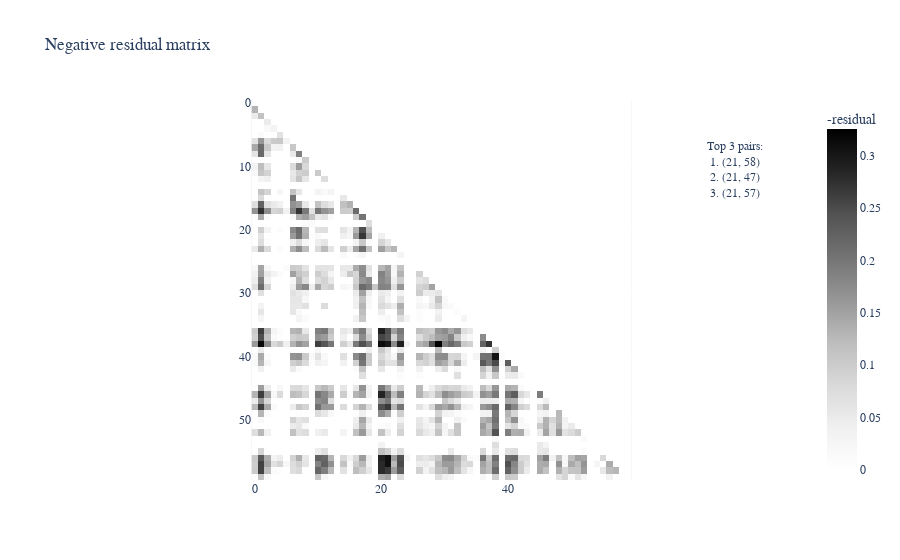

The code cell stored with this chart in its notebook:
### Code cell
# creating the figure and storing as html
fig = px.imshow(-resnode, color_continuous_scale='greys', zmin=0, aspect='equal', title='Negative residual matrix', labels={'color':'-residual'})
fig.update_layout(font_family='Arial')
fig.add_annotation(xref="x domain", yref='y domain', x=1.35, y=0.9, text="Top 3 pairs:<br>1. {}<br>2. {}<br>3. {}".format(max_res_nodes[0], max_res_nodes[1], max_res_nodes[2]), showarrow=False)
fig.update_xaxes(showspikes=True)
fig.update_yaxes(showspikes=True)
# fig.write_html("demo_residmat.html")

### Figure 1 — Plotly figure (JSON) as saved in the notebook; plotly's stock layout.template omitted (floating-point values rounded to 4 significant figures; data arrays with more than 128 entries replaced by an {"elided": "..."} marker saying what was removed)
{"data": [{"coloraxis": "coloraxis", "hovertemplate": "x: %{x}<br>y: %{y}<br>-residual: %{z}<extra></extra>", "name": "0", "type": "heatmap", "xaxis": "x", "yaxis": "y", "z": {"elided": "60x60 float values"}}], "layout": {"annotations": [{"showarrow": false, "text": "Top 3 pairs:<br>1. (21, 58)<br>2. (21, 47)<br>3. (21, 57)", "x": 1.35, "xref": "x domain", "y": 0.9, "yref": "y domain"}], "coloraxis": {"cmax": 0.3255, "cmin": 0, "colorbar": {"title": {"text": "-residual"}}, "colorscale": [[0, "rgb(255,255,255)"], [0.125, "rgb(240,240,240)"], [0.25, "rgb(217,217,217)"], [0.375, "rgb(189,189,189)"], [0.5, "rgb(150,150,150)"], [0.625, "rgb(115,115,115)"], [0.75, "rgb(82,82,82)"], [0.875, "rgb(37,37,37)"], [1, "rgb(0,0,0)"]]}, "font": {"family": "Arial"}, "title": {"text": "Negative residual matrix"}, "xaxis": {"anchor": "y", "constrain": "domain", "domain": [0, 1], "scaleanchor": "y", "showspikes": true}, "yaxis": {"anchor": "x", "autorange": "reversed", "constrain": "domain", "domain": [0, 1], "showspikes": true}}}
